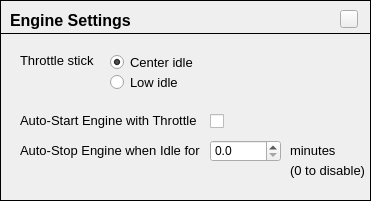
               <widget class="FrameContent" name="frmEngine">
                <property name="geometry">
                 <rect>
                  <x>740</x>
                  <y>0</y>
                  <width>371</width>
                  <height>201</height>
                 </rect>
                </property>
                <property name="frameShape">
                 <enum>QFrame::Box</enum>
                </property>
                <widget class="HelpButton" name="hpbEngine">
                 <property name="geometry">
                  <rect>
                   <x>340</x>
                   <y>10</y>
                   <width>18</width>
                   <height>18</height>
                  </rect>
                 </property>
                 <property name="maximumSize">
                  <size>
                   <width>18</width>
                   <height>18</height>
                  </size>
                 </property>
                 <property name="text">
                  <string/>
                 </property>
                </widget>
                <widget class="QLabel" name="label_55">
                 <property name="geometry">
                  <rect>
                   <x>10</x>
                   <y>10</y>
                   <width>151</width>
                   <height>21</height>
                  </rect>
                 </property>
                 <property name="font">
                  <font>
                   <pointsize>12</pointsize>
                   <weight>75</weight>
                   <bold>true</bold>
                  </font>
                 </property>
                 <property name="text">
                  <string>Engine Settings</string>
                 </property>
                </widget>
                <widget class="QFrame" name="frame_37">
                 <property name="geometry">
                  <rect>
                   <x>0</x>
                   <y>25</y>
                   <width>371</width>
                   <height>16</height>
                  </rect>
                 </property>
                 <property name="frameShape">
                  <enum>QFrame::HLine</enum>
                 </property>
                 <property name="frameShadow">
                  <enum>QFrame::Plain</enum>
                 </property>
                </widget>
                <widget class="QLabel" name="label_88">
                 <property name="geometry">
                  <rect>
                   <x>20</x>
                   <y>50</y>
                   <width>91</width>
                   <height>21</height>
                  </rect>
                 </property>
                 <property name="font">
                  <font>
                   <pointsize>10</pointsize>
                  </font>
                 </property>
                 <property name="text">
                  <string>Throttle stick</string>
                 </property>
                </widget>
                <widget class="QFrame" name="frmThrottleStick">
                 <property name="geometry">
                  <rect>
                   <x>100</x>
                   <y>40</y>
                   <width>101</width>
                   <height>51</height>
                  </rect>
                 </property>
                 <property name="frameShape">
                  <enum>QFrame::NoFrame</enum>
                 </property>
                 <property name="frameShadow">
                  <enum>QFrame::Plain</enum>
                 </property>
                 <widget class="QRadioButton" name="radioCenterIdle">
                  <property name="geometry">
                   <rect>
                    <x>10</x>
                    <y>13</y>
                    <width>91</width>
                    <height>18</height>
                   </rect>
                  </property>
                  <property name="font">
                   <font>
                    <pointsize>10</pointsize>
                   </font>
                  </property>
                  <property name="text">
                   <string>Center idle</string>
                  </property>
                  <property name="checked">
                   <bool>true</bool>
                  </property>
                 </widget>
                 <widget class="QRadioButton" name="radioLowIdle">
                  <property name="geometry">
                   <rect>
                    <x>10</x>
                    <y>33</y>
                    <width>91</width>
                    <height>18</height>
                   </rect>
                  </property>
                  <property name="font">
                   <font>
                    <pointsize>10</pointsize>
                   </font>
                  </property>
                  <property name="text">
                   <string>Low idle</string>
                  </property>
                 </widget>
                </widget>
                <widget class="QLabel" name="label_89">
                 <property name="geometry">
                  <rect>
                   <x>20</x>
                   <y>110</y>
                   <width>181</width>
                   <height>21</height>
                  </rect>
                 </property>
                 <property name="font">
                  <font>
                   <pointsize>10</pointsize>
                  </font>
                 </property>
                 <property name="text">
                  <string>Auto-Start Engine with Throttle</string>
                 </property>
                </widget>
                <widget class="QLabel" name="label_90">
                 <property name="geometry">
                  <rect>
                   <x>20</x>
                   <y>140</y>
                   <width>181</width>
                   <height>21</height>
                  </rect>
                 </property>
                 <property name="font">
                  <font>
                   <pointsize>10</pointsize>
                  </font>
                 </property>
                 <property name="text">
                  <string>Auto-Stop Engine when Idle for</string>
                 </property>
                </widget>
                <widget class="QCheckBox" name="chkEngineAutoStart">
                 <property name="geometry">
                  <rect>
                   <x>210</x>
                   <y>112</y>
                   <width>16</width>
                   <height>18</height>
                  </rect>
                 </property>
                 <property name="text">
                  <string/>
                 </property>
                </widget>
                <widget class="QLabel" name="label_91">
                 <property name="geometry">
                  <rect>
                   <x>290</x>
                   <y>160</y>
                   <width>81</width>
                   <height>21</height>
                  </rect>
                 </property>
                 <property name="font">
                  <font>
                   <pointsize>10</pointsize>
                  </font>
                 </property>
                 <property name="text">
                  <string>(0 to disable)</string>
                 </property>
                </widget>
                <widget class="QDoubleSpinBox" name="dspinEngineAutoStop">
                 <property name="geometry">
                  <rect>
                   <x>210</x>
                   <y>140</y>
                   <width>71</width>
                   <height>22</height>
                  </rect>
                 </property>
                 <property name="decimals">
                  <number>1</number>
                 </property>
                 <property name="maximum">
                  <double>10.000000000000000</double>
                 </property>
                </widget>
                <widget class="QLabel" name="label_92">
                 <property name="geometry">
                  <rect>
                   <x>290</x>
                   <y>140</y>
                   <width>51</width>
                   <height>21</height>
                  </rect>
                 </property>
                 <property name="font">
                  <font>
                   <pointsize>10</pointsize>
                  </font>
                 </property>
                 <property name="text">
                  <string>minutes</string>
                 </property>
                </widget>
               </widget>
